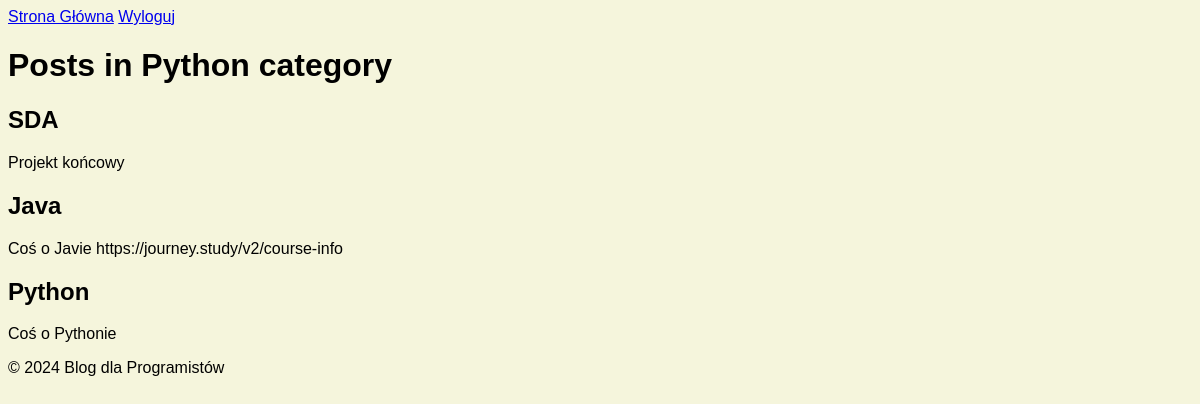
The page /category/Python/ (signed in) on the database its author committed.
### posts/models.py (models this page shows)
class Post(models.Model):
    CATEGORY_CHOICES = [
        ('Python', 'Python'),
        ('Java', 'Java'),
        ('C++', 'C++'),
        ('JavaScript', 'JavaScript'),
        ('Ruby', 'Ruby'),
    ]
    title = models.CharField(max_length=255)
    image = models.ImageField(upload_to='post_images/', null=True, blank=True)
    content = models.TextField()
    date_posted = models.DateTimeField(auto_now_add=True)
    author = models.ForeignKey(User, on_delete=models.CASCADE)
    category = models.CharField(max_length=10, choices=CATEGORY_CHOICES, default='Python')

### posts/views.py (the view)
# urls.py: path('category/<str:category>/', posts_by_category, name='posts_by_category'),
def posts_by_category(request, category):
    posts = Post.objects.filter(category=category).order_by('-date_posted')
    return render(request, 'posts/posts_by_category.html', {'posts': posts, 'category': category})

### posts/templates/posts/posts_by_category.html
{% extends 'base.html' %}
{% block content %}
<h1>Posts in {{ category }} category</h1>
{% for post in posts %}
    <div>
        <h2>{{ post.title }}</h2>
        <p>{{ post.content }}</p>
    </div>
{% endfor %}
{% endblock %}

### posts/static/css/styles.css (style rules this page uses)
body { background-color: #f5f5dc; font-family: Arial, sans-serif; }
.text-content, .post-content, p { word-wrap: break-word; overflow-wrap: break-word; width: 100%; }

### rows shown on the page
Post: title "SDA", content "Projekt końcowy"
Post: title "Java", content "Coś o Javie https://journey.study/v2/course-info"
Post: title "Python", content "Coś o Pythonie"

### other values the page prints
{{ category }} "Python"
